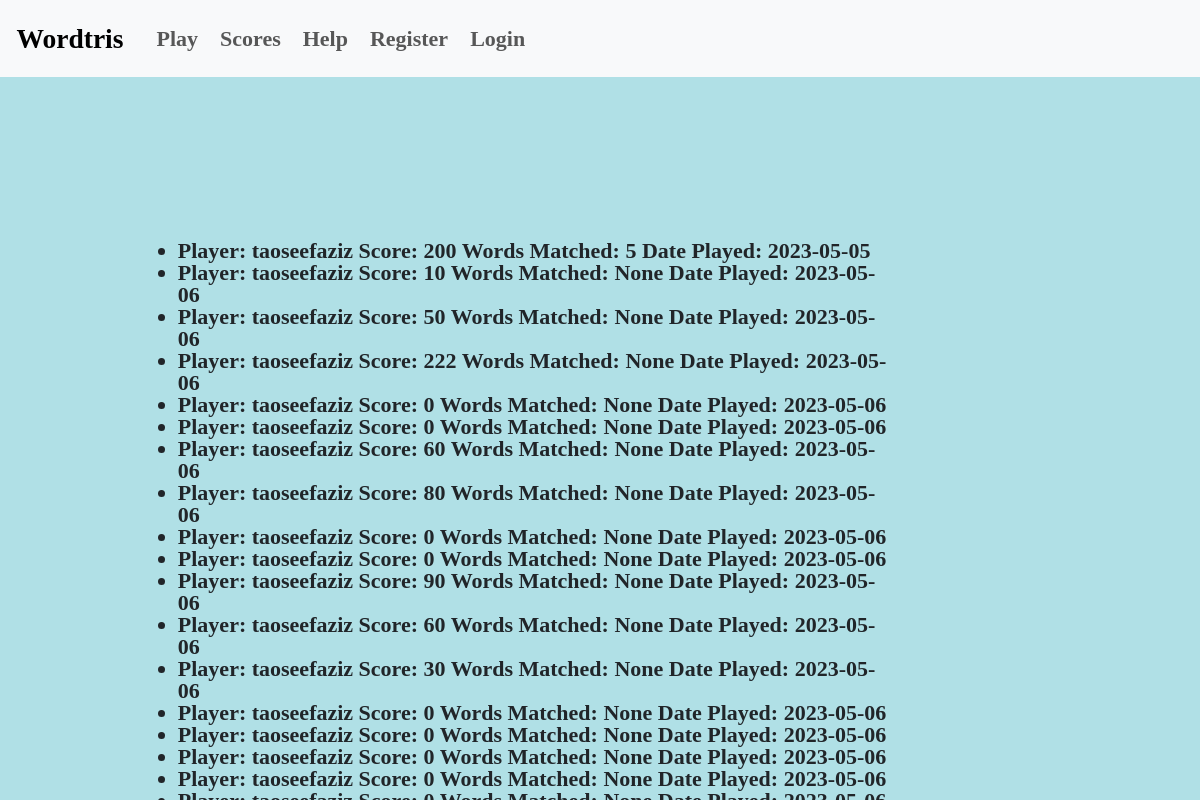
/scores, run on the app's committed database.
### game/models.py (models this page shows)
class Game(models.Model):
    score = models.IntegerField()
    words_matched = models.IntegerField(null='True',blank=True)
    longest_word = models.IntegerField(null='True',blank=True)
    most_valuable_word = models.CharField(max_length=20,null='True', blank=True)
    date_played = models.DateField(default=datetime.date.today,null='True', blank=True)
    player = models.ForeignKey(User, on_delete=models.CASCADE)
    def __str__(self):
        return f"Player: {self.player.username} Score: {self.score} Words Matched: {self.words_matched} Date Played: {self.date_played}"

### game/views.py (the view)
# urls.py: path('scores', views.scores,name='scores'),
def scores(request):
    scoresList = Game.objects.all()
    return render(request, 'game/scores.html', {'scoresList': scoresList})

### game/templates/game/scores.html
{% extends 'game/base.html' %}
{% block content %}
    <div class="container">
    <h1>Wordtris Scores</h1>
    <ul>
    {% for score in scoresList %}
        <li>{{ score }}</li>
    {% endfor %}
    </ul>
    </div>
{% endblock %}

### static/css/style.css (style rules this page uses)
:root { --button_top: 15%; --save_button_top: 10%; --score_top: 20%; --content_top: 30%; --button_right: 50%; --score_right: 50%; --msg_right: 45%; --content_right: 24%; --words_right: 40%; --scale: 1; }
html, body { height: 100%; margin: 0; padding: 0; background-color: powderblue; }
* { box-sizing: border-box; font-family: 'Varela Round'; font-size: calc(22px * var(--scale)); font-weight: bold; }
.container { position: fixed; top: var(--content_top); right: var(--content_right); display: flex; justify-content: center; align-items: center; line-height: 1em; }

### data on the page
Game: player+score+words_matched "Player: taoseefaziz Score: 200 Words Matched: 5 Date Played: 2023-05-05"
Game: player+score+words_matched "Player: taoseefaziz Score: 10 Words Matched: None Date Played: 2023-05-06"
Game: player+score+words_matched "Player: taoseefaziz Score: 50 Words Matched: None Date Played: 2023-05-06"
Game: player+score+words_matched "Player: taoseefaziz Score: 222 Words Matched: None Date Played: 2023-05-06"
Game: player+score+words_matched "Player: taoseefaziz Score: 0 Words Matched: None Date Played: 2023-05-06"
Game: player+score+words_matched "Player: taoseefaziz Score: 0 Words Matched: None Date Played: 2023-05-06"
Game: player+score+words_matched "Player: taoseefaziz Score: 60 Words Matched: None Date Played: 2023-05-06"
Game: player+score+words_matched "Player: taoseefaziz Score: 80 Words Matched: None Date Played: 2023-05-06"
Game: player+score+words_matched "Player: taoseefaziz Score: 0 Words Matched: None Date Played: 2023-05-06"
Game: player+score+words_matched "Player: taoseefaziz Score: 0 Words Matched: None Date Played: 2023-05-06"
Game: player+score+words_matched "Player: taoseefaziz Score: 90 Words Matched: None Date Played: 2023-05-06"
Game: player+score+words_matched "Player: taoseefaziz Score: 60 Words Matched: None Date Played: 2023-05-06"
Game: player+score+words_matched "Player: taoseefaziz Score: 30 Words Matched: None Date Played: 2023-05-06"
Game: player+score+words_matched "Player: taoseefaziz Score: 0 Words Matched: None Date Played: 2023-05-06"
Game: player+score+words_matched "Player: taoseefaziz Score: 0 Words Matched: None Date Played: 2023-05-06"
Game: player+score+words_matched "Player: taoseefaziz Score: 0 Words Matched: None Date Played: 2023-05-06"
Game: player+score+words_matched "Player: taoseefaziz Score: 0 Words Matched: None Date Played: 2023-05-06"
